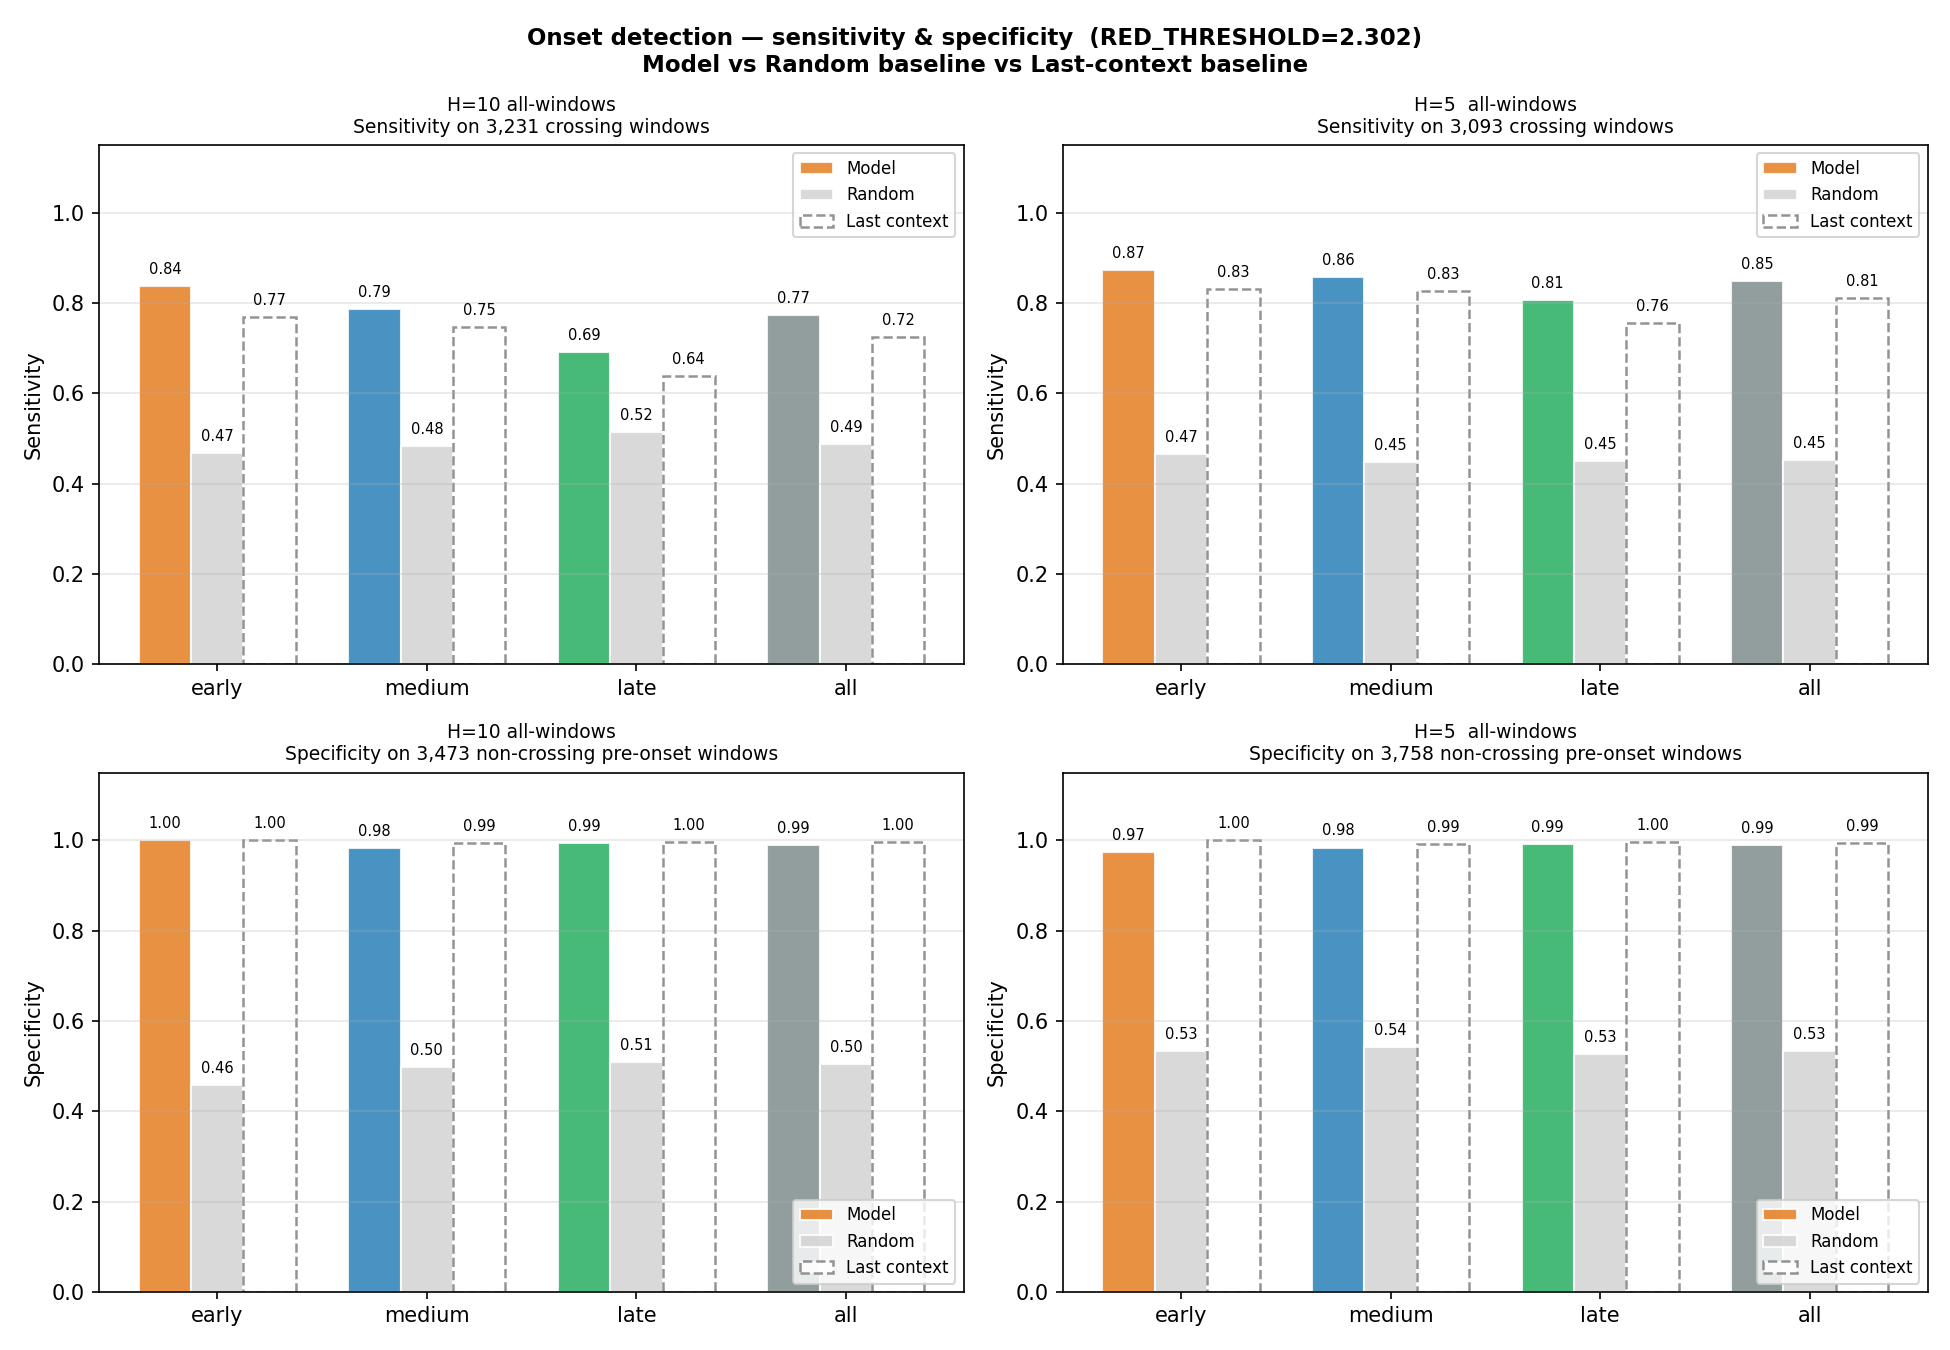

Here is the Python script that generated this plot:
"""
eval_onset_detection.py
Onset-detection evaluation for H=10 (all-windows) and H=5 (all-windows).

Crossing window:   max(actual_future) > RED_THRESHOLD
Predicted onset:   any predicted frame > RED_THRESHOLD
Sensitivity:       on crossing windows only
Specificity:       on non-crossing, pre-onset windows only (remaining_min >= 0)

Baselines:
  Random:       predict onset randomly at base rate p = n_crossing / (n_crossing + n_noncrossing)
  Last context: predict onset if ctx_last > RED_THRESHOLD
"""

import json
import numpy as np
import pandas as pd
import matplotlib
matplotlib.use("Agg")
import matplotlib.pyplot as plt
from pathlib import Path

OUT           = Path("/home/labs/ginossar/talfis/LiveImaging/Forecast")
RED_THRESHOLD = 2.302
RNG_SEED      = 42

datasets = {
    "H=10 all-windows": OUT / "predictions_allwindows_h010.csv",
    "H=5  all-windows": OUT / "predictions_allwindows_h005.csv",
}

# ── Combined figure: 2 rows (sens / spec) × 2 cols (H10 / H5) ────────────────
fig, axes = plt.subplots(2, 2, figsize=(13, 9))
fig.suptitle(
    f"Onset detection — sensitivity & specificity  (RED_THRESHOLD={RED_THRESHOLD})\n"
    "Model vs Random baseline vs Last-context baseline",
    fontsize=11, fontweight="bold")

summary_rows = []

for col, (label, csv_path) in enumerate(datasets.items()):
    ax_sens = axes[0, col]
    ax_spec = axes[1, col]

    if not csv_path.exists():
        for ax in [ax_sens, ax_spec]:
            ax.set_title(f"{label}\n(file not found)")
            ax.axis("off")
        continue

    df = pd.read_csv(csv_path)
    df["actual_list"] = df["actual_traj"].apply(json.loads)
    df["pred_list"]   = df["pred_traj"].apply(json.loads)
    df["actual_max"]  = df["actual_list"].apply(max)
    df["is_crossing"] = df["actual_max"] > RED_THRESHOLD

    crossing     = df[df["is_crossing"]].copy()
    non_crossing = df[~df["is_crossing"] & (df["remaining_min"] >= 0)].copy()
    n_cross      = len(crossing)
    n_noncross   = len(non_crossing)
    base_rate    = n_cross / (n_cross + n_noncross)   # for random baseline

    print(f"\n{'='*55}", flush=True)
    print(f"{label}", flush=True)
    print(f"  Crossing windows:     {n_cross:,}", flush=True)
    print(f"  Non-crossing pre-onset: {n_noncross:,}", flush=True)
    print(f"  Base rate:            {base_rate:.3f}", flush=True)

    # ── Model predictions ────────────────────────────────────────────────────
    crossing["pred_model"]     = crossing["pred_list"].apply(
        lambda p: any(v > RED_THRESHOLD for v in p))
    non_crossing["pred_model"] = non_crossing["pred_list"].apply(
        lambda p: any(v > RED_THRESHOLD for v in p))

    # ── Random baseline (fixed seed for reproducibility) ────────────────────
    rng = np.random.default_rng(RNG_SEED)
    crossing["pred_random"]     = rng.random(n_cross)     < base_rate
    non_crossing["pred_random"] = rng.random(n_noncross)  < base_rate

    # ── Last-context baseline: predict onset if ctx_last > RED_THRESHOLD ────
    crossing["pred_ctx"]     = crossing["ctx_last"]     > RED_THRESHOLD
    non_crossing["pred_ctx"] = non_crossing["ctx_last"] > RED_THRESHOLD

    groups = ["early", "medium", "late", "all"]
    colors = ["#e67e22", "#2980b9", "#27ae60", "#7f8c8d"]

    sens_model, sens_rand, sens_ctx = [], [], []
    spec_model, spec_rand, spec_ctx = [], [], []
    n_cross_g, n_noncross_g         = [], []

    print(f"\n  {'Group':8s}  {'n_cross':>8}  {'sens_model':>10}  "
          f"{'sens_rand':>9}  {'sens_ctx':>8}  "
          f"{'n_nonc':>7}  {'spec_model':>10}  "
          f"{'spec_rand':>9}  {'spec_ctx':>8}", flush=True)

    for g in groups:
        sc = crossing     if g == "all" else crossing[crossing["group"]     == g]
        sn = non_crossing if g == "all" else non_crossing[non_crossing["group"] == g]

        sm  = sc["pred_model"].mean()  if len(sc) > 0 else 0
        sr  = sc["pred_random"].mean() if len(sc) > 0 else 0
        sct = sc["pred_ctx"].mean()    if len(sc) > 0 else 0

        pm  = 1 - sn["pred_model"].mean()  if len(sn) > 0 else 0
        pr  = 1 - sn["pred_random"].mean() if len(sn) > 0 else 0
        pct = 1 - sn["pred_ctx"].mean()    if len(sn) > 0 else 0

        sens_model.append(sm);  sens_rand.append(sr);  sens_ctx.append(sct)
        spec_model.append(pm);  spec_rand.append(pr);  spec_ctx.append(pct)
        n_cross_g.append(len(sc)); n_noncross_g.append(len(sn))

        print(f"  {g:8s}  {len(sc):8,}  {sm:10.3f}  {sr:9.3f}  {sct:8.3f}  "
              f"{len(sn):7,}  {pm:10.3f}  {pr:9.3f}  {pct:8.3f}", flush=True)

        summary_rows.append({
            "model": label, "group": g,
            "n_crossing": len(sc), "n_noncrossing": len(sn),
            "sens_model": round(sm, 3),  "sens_random": round(sr, 3),  "sens_ctx": round(sct, 3),
            "spec_model": round(pm, 3),  "spec_random": round(pr, 3),  "spec_ctx": round(pct, 3),
        })

    # ── Plot sensitivity ──────────────────────────────────────────────────────
    x      = np.arange(len(groups))
    width  = 0.25
    ax     = ax_sens
    b1 = ax.bar(x - width, sens_model, width, label="Model",        color=colors, alpha=0.85, edgecolor="white")
    b2 = ax.bar(x,          sens_rand,  width, label="Random",       color="lightgrey", alpha=0.85, edgecolor="white")
    b3 = ax.bar(x + width,  sens_ctx,   width, label="Last context", color="white",     alpha=0.85,
                edgecolor="grey", linewidth=1.2, linestyle="--")
    ax.set_xticks(x); ax.set_xticklabels(groups)
    ax.set_ylim(0, 1.15)
    ax.set_ylabel("Sensitivity", fontsize=10)
    ax.set_title(f"{label}\nSensitivity on {n_cross:,} crossing windows", fontsize=9)
    ax.legend(fontsize=8, loc="upper right")
    ax.grid(axis="y", alpha=0.3)
    for bars, vals in [(b1, sens_model), (b2, sens_rand), (b3, sens_ctx)]:
        for bar, v in zip(bars, vals):
            ax.text(bar.get_x() + bar.get_width()/2, v + 0.02,
                    f"{v:.2f}", ha="center", va="bottom", fontsize=7)

    # ── Plot specificity ──────────────────────────────────────────────────────
    ax     = ax_spec
    b1 = ax.bar(x - width, spec_model, width, label="Model",        color=colors, alpha=0.85, edgecolor="white")
    b2 = ax.bar(x,          spec_rand,  width, label="Random",       color="lightgrey", alpha=0.85, edgecolor="white")
    b3 = ax.bar(x + width,  spec_ctx,   width, label="Last context", color="white",     alpha=0.85,
                edgecolor="grey", linewidth=1.2, linestyle="--")
    ax.set_xticks(x); ax.set_xticklabels(groups)
    ax.set_ylim(0, 1.15)
    ax.set_ylabel("Specificity", fontsize=10)
    ax.set_title(f"{label}\nSpecificity on {n_noncross:,} non-crossing pre-onset windows", fontsize=9)
    ax.legend(fontsize=8, loc="lower right")
    ax.grid(axis="y", alpha=0.3)
    for bars, vals in [(b1, spec_model), (b2, spec_rand), (b3, spec_ctx)]:
        for bar, v in zip(bars, vals):
            ax.text(bar.get_x() + bar.get_width()/2, v + 0.02,
                    f"{v:.2f}", ha="center", va="bottom", fontsize=7)

fig.tight_layout()
fig.savefig(OUT / "eval_onset_detection.png", dpi=150)
plt.close(fig)
print(f"\nSaved eval_onset_detection.png", flush=True)

summary_df = pd.DataFrame(summary_rows)
summary_df.to_csv(OUT / "eval_onset_detection.csv", index=False)
print(f"Saved eval_onset_detection.csv", flush=True)
print("\nAll done.", flush=True)
